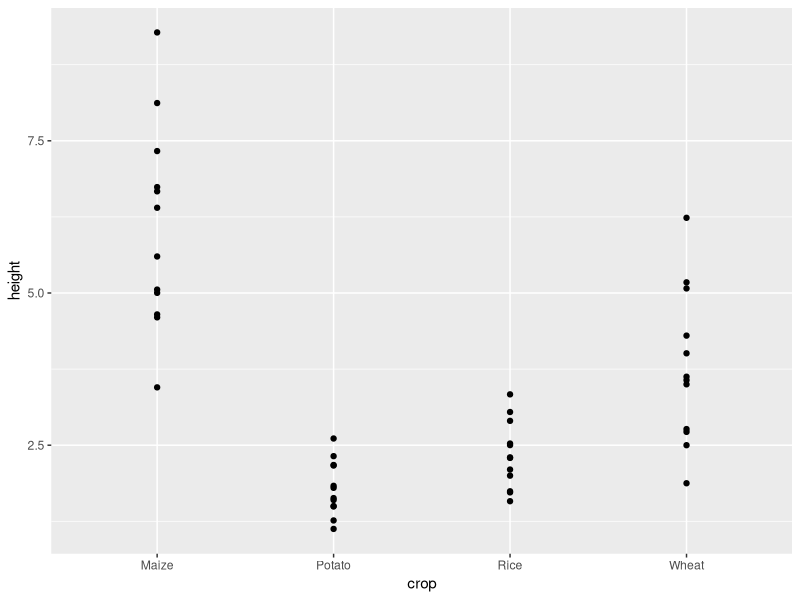
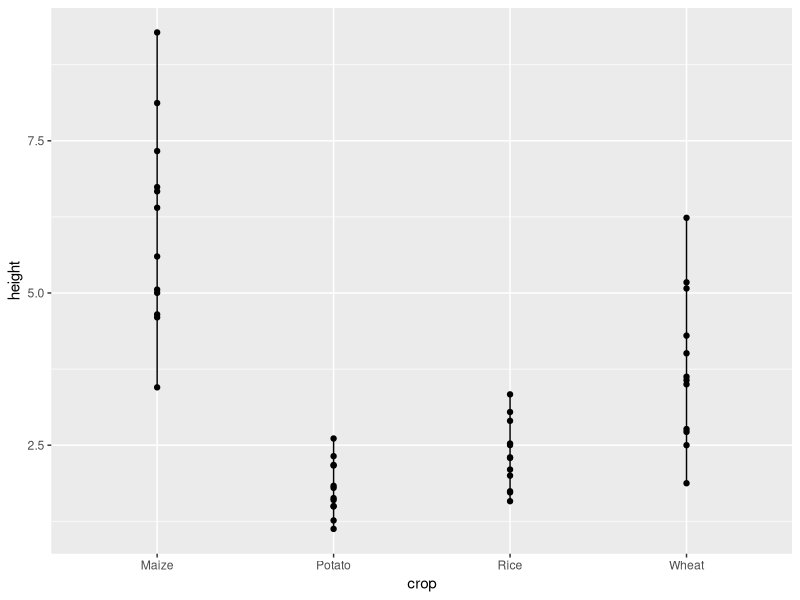
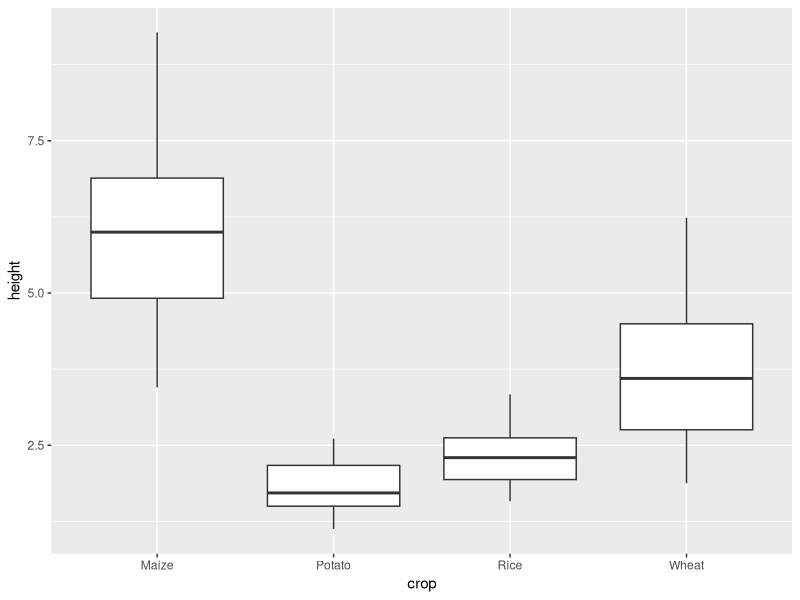
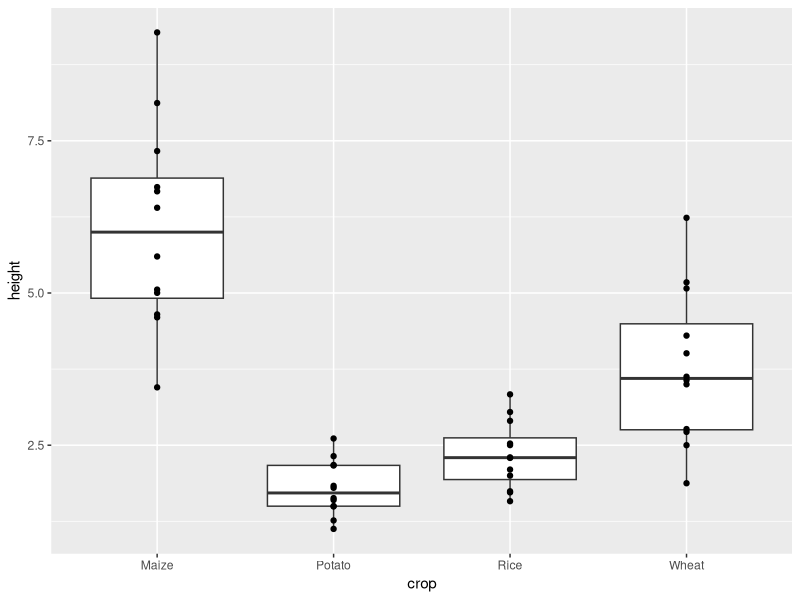
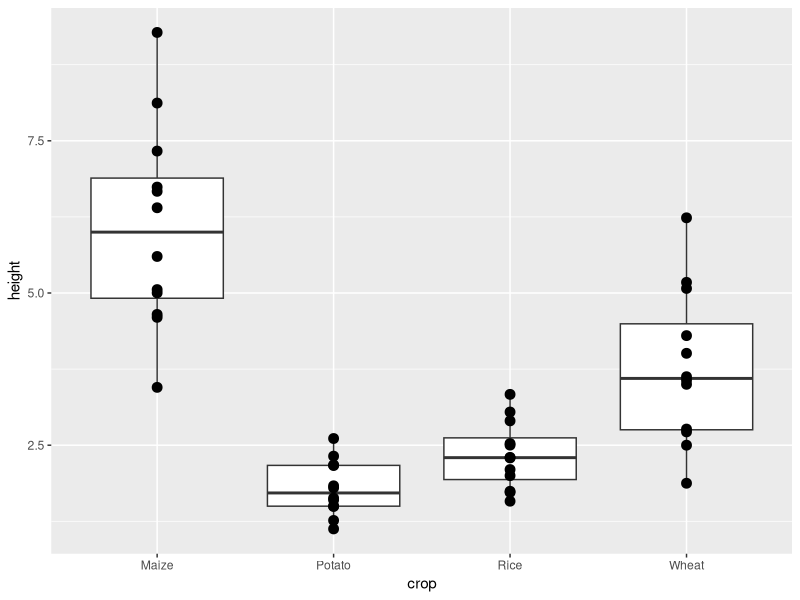
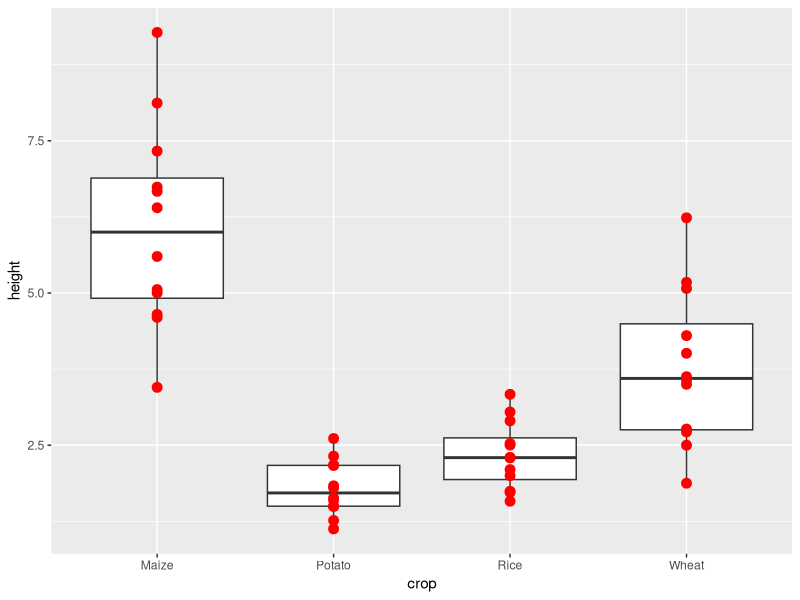
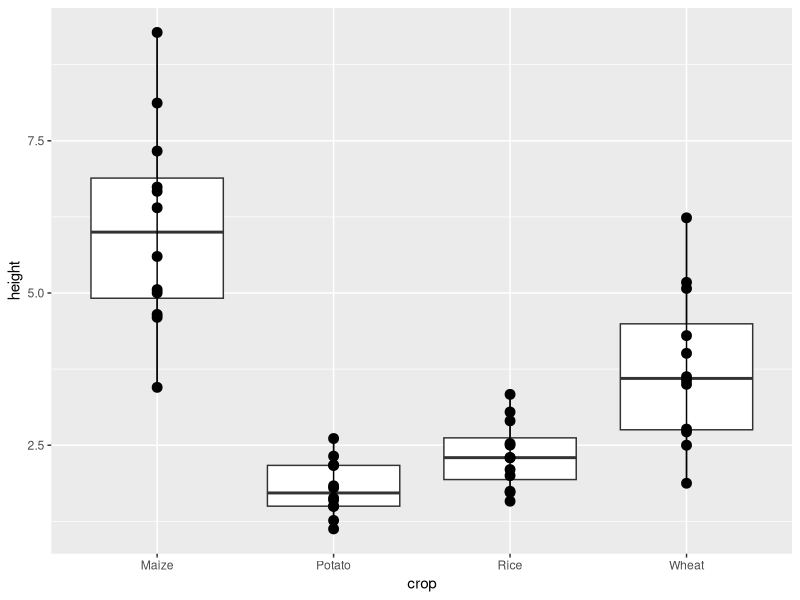
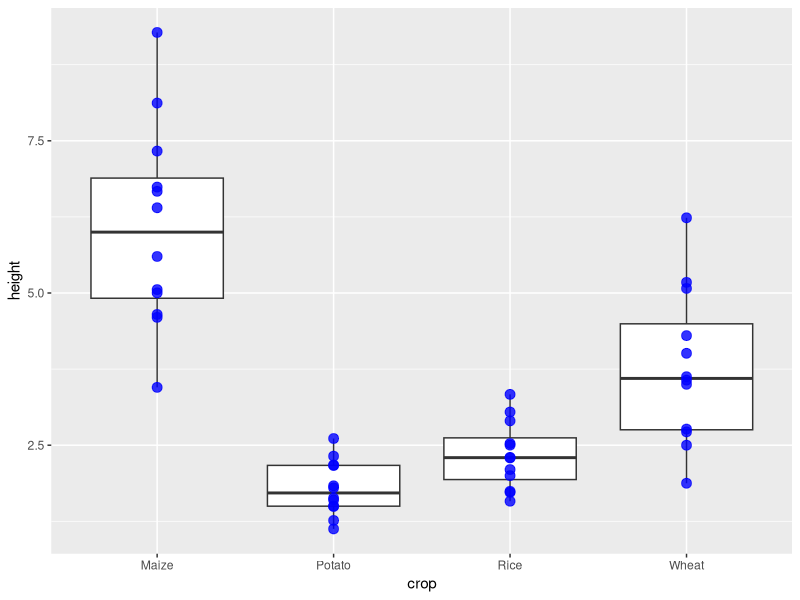

The R source for these figures, in order: (Note: this script raises an error after producing the figures.)
# ggplot2 package in R
install.packages("ggplot2")
library(ggplot2)

# 3 point to noted:
#ggplot (function)
#data(data1)
#mapping (xaxis, yaxis)
#geometry (scatter, box, line)


library(readxl)
x <- read_excel("ggdata.xlsx", sheet = "gg1", 
                     col_types = c("text", "numeric", "text", 
                                   "text"))
View(x)

ggplot(data = x, mapping = aes(x=crop, y=height))+ geom_point()

ggplot(x, aes(crop, height))+geom_point()+geom_line()
## lets increase the size
ggplot(x, aes(crop, height))+geom_boxplot()
ggplot(x, aes(crop, height))+geom_boxplot()+geom_point()
ggplot(x, aes(crop, height))+geom_boxplot()+geom_point(size=3)
ggplot(x, aes(crop, height))+geom_boxplot()+geom_point(size=3, color="red")
ggplot(x, aes(crop, height))+geom_boxplot()+geom_point(size=3)+geom_line()
#let do more transparent 
ggplot(x, aes(crop, height))+geom_boxplot()+geom_point(size=3, color= 'blue', alpha =0.8)


ggplot(x, aes(crop, height, fill=water))+ geom_boxplot()+
facet_wrap(~fert.type)+
  labs(x="Crop Type", y="Plant Height (cm)")
theme_bw()+
  ggsave("ggplot1.tiff", units =  "in", width =  8, height =  6 ,dpi = 300, compression = 'lzw')

ggplot(x, aes(crop, height, color=water))+ geom_boxplot()
# lets fill the water inside the boxplot
ggplot(x, aes(crop, height, fill=water))+ geom_boxplot()
# Lets separate N and P by facet_wrap
ggplot(x, aes(crop, height, fill=water))+ geom_boxplot()+
  facet_wrap(~fert.type)
## lets label them  on x-axis and Y-axis
ggplot(x, aes(crop, height, fill=water))+ geom_boxplot()+
  facet_wrap(~fert.type)+
  labs(x="Crop Type", y="Plant Height (cm)", title = "Plant Growth")
## lets aa theme bw for blacken-white
ggplot(x, aes(crop, height, fill=water))+ geom_boxplot()+
  facet_wrap(~fert.type)+
  labs(x="Crop Type", y="Plant Height (cm)")
theme_bw()
## lets add cord_flip of x- and Y-axis
ggplot(x, aes(crop, height, fill=water))+ geom_boxplot()+
  facet_wrap(~fert.type)+
  labs(x="Crop Type", y="Plant Height (cm)")
theme_bw()+
  coord_flip()+
ggsave("ggplot1.tiff", units =  "in", width =  6, height =  4 ,dpi = 300,
         compression= 'lzw')
